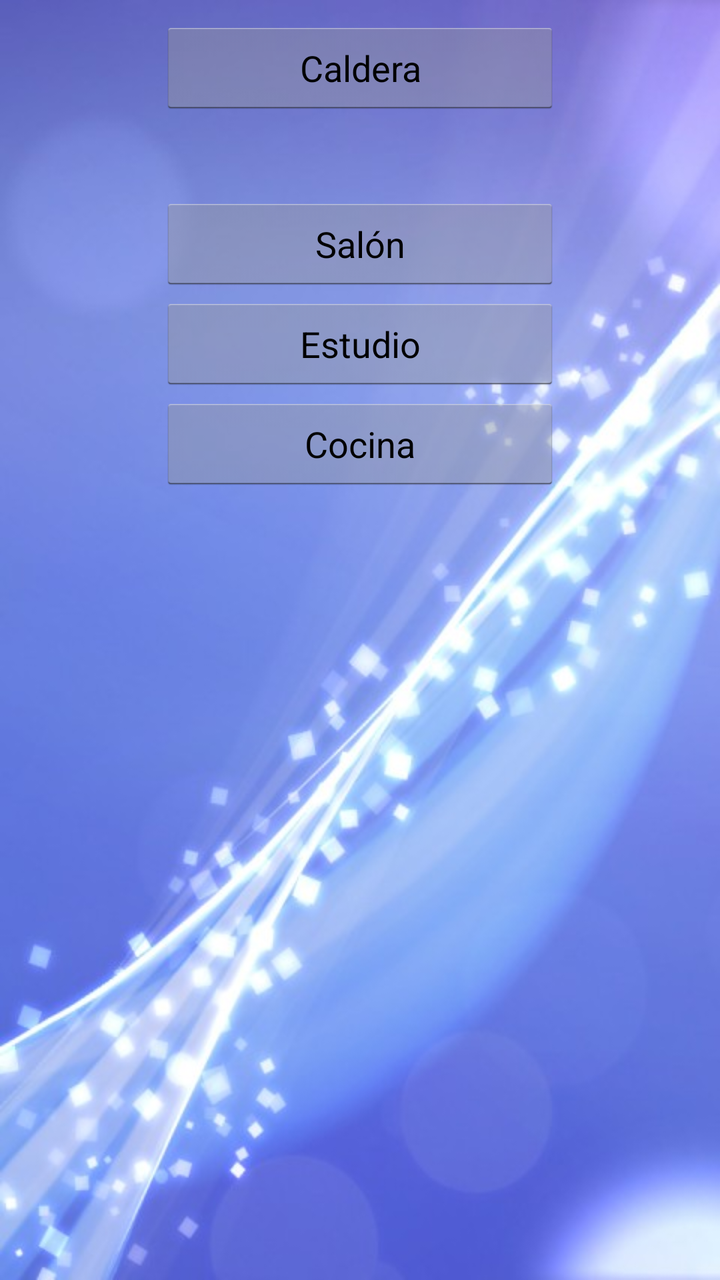
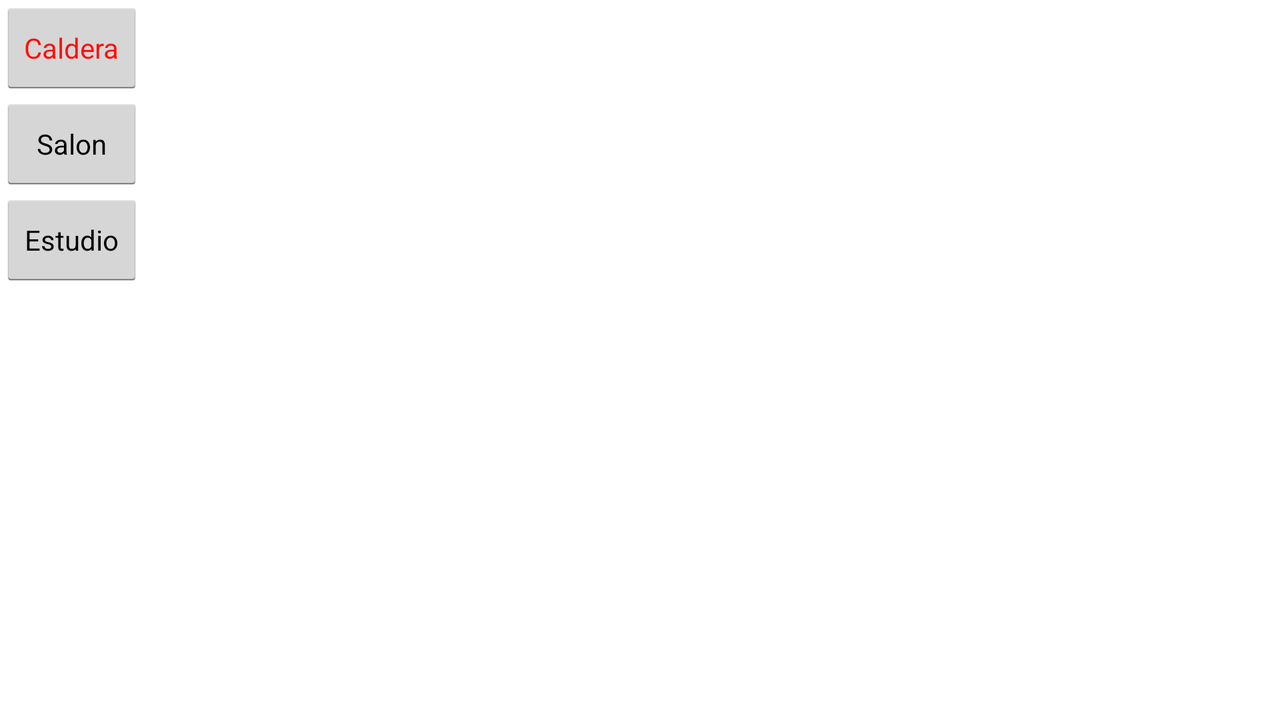

One screen, two layout resources from the same app: the default and the author's alternative for another configuration. Each is rendered where Android would select it; the XML of both is given below.
<!-- AndroidManifest.xml: application theme AppTheme -->
<!-- res/layout/activity_my.xml -->
<RelativeLayout xmlns:android="http://schemas.android.com/apk/res/android"
    android:background="@drawable/wallpaper"
    android:layout_width="fill_parent"
    android:layout_height="fill_parent">

        <Button
            android:id="@+id/cocina_button"
            android:layout_width="200dp"
            android:layout_height="wrap_content"
            android:layout_marginLeft="80dp"
            android:layout_marginTop="10dp"
            android:text="Caldera"/>

        <Button
            android:id="@+id/salon_button"
            android:layout_width="200dp"
            android:layout_height="wrap_content"
            android:layout_marginLeft="80dp"
            android:layout_marginTop="40dp"
            android:text="Salón"
            android:layout_below="@+id/cocina_button"/>

        <Button
            android:id="@+id/estudio"
            android:layout_width="200dp"
            android:layout_height="wrap_content"
            android:layout_marginLeft="80dp"
            android:layout_marginTop="2dp"
            android:text="Estudio"
            android:layout_below="@+id/salon_button"/>

        <Button
            android:layout_width="200dp"
            android:layout_height="wrap_content"
            android:layout_marginLeft="80dp"
            android:layout_marginTop="2dp"
            android:text="Cocina"
            android:id="@+id/button"
            android:layout_below="@+id/estudio"/>

</RelativeLayout>
<!-- resources referenced by this layout -->
<resources>
  <!-- drawable wallpaper: jpg bitmap (drawable, 40832 bytes) -->
  <style name="AppTheme" parent="android:Theme.Holo.Light.DarkActionBar">
          
      </style>
</resources>
<!-- res/layout-land/activity_my.xml (the author's variant of the layout above) -->
<!-- drawn on the phone turned sideways -->
<TableLayout
    android:layout_width="fill_parent"
    android:layout_height="fill_parent"
    xmlns:android="http://schemas.android.com/apk/res/android">

    <TableRow
        android:layout_width="fill_parent"
        android:layout_height="fill_parent"></TableRow>

    <TableRow
        android:layout_width="fill_parent"
        android:layout_height="fill_parent">

        <Button
            style="?android:attr/buttonStyleSmall"
            android:layout_width="wrap_content"
            android:layout_height="match_parent"
            android:text="Caldera"
            android:id="@+id/cocina_button"
            android:layout_column="1"
            android:textColor="#ffff0e0b" />
    </TableRow>

    <TableRow
        android:layout_width="fill_parent"
        android:layout_height="fill_parent"></TableRow>

    <TableRow
        android:layout_width="fill_parent"
        android:layout_height="fill_parent">

        <Button
            style="?android:attr/buttonStyleSmall"
            android:layout_width="wrap_content"
            android:layout_height="wrap_content"
            android:text="Salon"
            android:id="@+id/salon_button"
            android:layout_column="1" />
    </TableRow>

    <TableRow
        android:layout_width="fill_parent"
        android:layout_height="fill_parent"></TableRow>

    <TableRow
        android:layout_width="fill_parent"
        android:layout_height="fill_parent">

        <Button
            style="?android:attr/buttonStyleSmall"
            android:layout_width="wrap_content"
            android:layout_height="wrap_content"
            android:text="Estudio"
            android:id="@+id/estudio"
            android:layout_column="1" />
    </TableRow>

    <TableRow
        android:layout_width="fill_parent"
        android:layout_height="fill_parent"></TableRow>

    <TableRow
        android:layout_width="fill_parent"
        android:layout_height="fill_parent"></TableRow>

    <TableRow
        android:layout_width="fill_parent"
        android:layout_height="fill_parent"></TableRow>

    <TableRow
        android:layout_width="fill_parent"
        android:layout_height="fill_parent"></TableRow>

    <TableRow
        android:layout_width="fill_parent"
        android:layout_height="fill_parent">

    </TableRow>
</TableLayout>
<!-- resources referenced by the variant -->
<!-- as the phone turned sideways resolves them -->
<resources>
  <style name="AppTheme" parent="android:Theme.Holo.Light.DarkActionBar">
          
      </style>
</resources>
